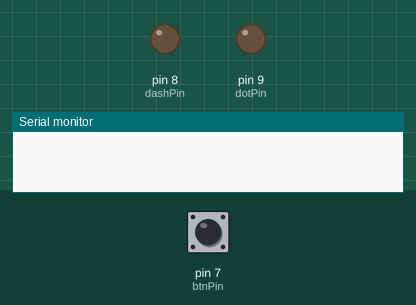
This sketch was run on a simulated Arduino Uno, built with avr-gcc and run on an emulated ATmega328P. On the bench: output pins drawn as LEDs (lit = HIGH), the last lines printed to the serial monitor. The test bench sets the inputs (shaded band); at power-on: pin 7 (btnPin) HIGH.

Above: at 1.2 s.
1.3 s: pin 7 (btnPin) pulled LOW for 0.15 s
At 1.37 s:
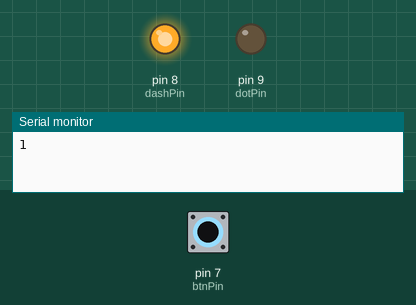
2.9 s: pin 7 (btnPin) pulled LOW for 3.2 s
At 6.4 s:
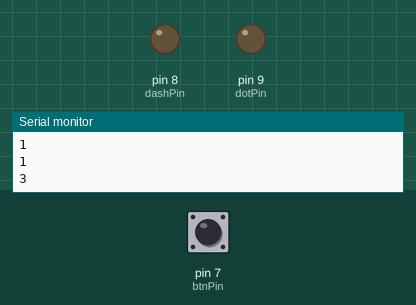
7.6 s: pin 7 (btnPin) pulsed LOW 2 times (0.12 s each, 0.3 s apart)
At 7.96 s:
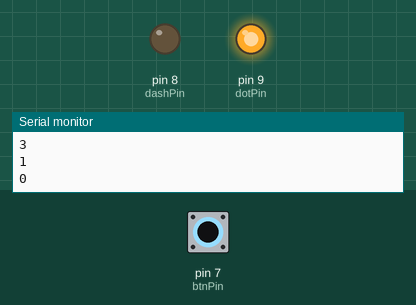
Timing chart, 0 to 10.6 s (numbered marks = the images above; inputs shaded):
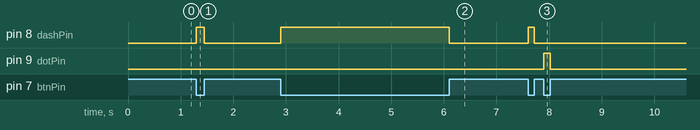

The sketch:

project1Arduino.ino
```cpp
//pin vars
int btnPin = 7; //pin to read btnState
int dashPin = 8; //pin to light on dash
int dotPin = 9; //pin to light on dot

//vars to check if button state changes
int btnVal = 0;
int lastBtnVal = 0;

//timer vars
unsigned long startMillis;
unsigned long currentMillis;
int timeDiff;

//signal vars
const unsigned long period = 500; //period agreed upon by sender and recievers
int pause = 0;
int signalToSend = 0;

void setup() {
    pinMode(btnPin, INPUT);
    pinMode(dashPin, OUTPUT);
    pinMode(dotPin, OUTPUT);
    Serial.begin(9600);
    //start timer
    startMillis = millis();
}

//Return 0 for short signal, 1 for medium and 2 for long
int calcPause(int mlsec) {
    if(mlsec <= period) {
        return 0;
    } else if(mlsec <= 3 * period)  {
        return 1;
    } else {
        return 2;
    }
}

int calcSignal(int lastVal, int pause) {
    //short pause
    if(lastVal == 0 && pause == 0) {
        return 4;
    //medium pause
    } else if(lastVal == 0 && pause == 1){
        return 2;
    //long pause
    } else if(lastVal == 0 && pause == 2){
        return 3;
    //short push(dot)
    } else if(lastVal == 1 && pause == 0){
        digitalWrite(dotPin, HIGH);
        return 0;
    //medium push(dash)
    } else if(lastVal == 1 && (pause == 1 || pause == 2 )){
        digitalWrite(dashPin, HIGH);
        return 1;
    }
}

//check for btn debounce
boolean debounceCheck(int mlsec) {
    if(mlsec < 50) {
        return true;
    }
    return false;
}

void loop() {
    btnVal = digitalRead(btnPin);
    if(btnVal == lastBtnVal){
        currentMillis = millis();
        timeDiff = currentMillis - startMillis;
        if(timeDiff > 7000){
            //reset LEDs
            digitalWrite(dashPin, LOW);
            digitalWrite(dotPin, LOW);
        }
        return;
    } else {
        currentMillis = millis();
        //Serial.println(btnVal);
        //Serial.println(startMillis);
        timeDiff = currentMillis - startMillis;
        if(debounceCheck(timeDiff)) {
            return;
        }
        //reset LEDs
        digitalWrite(dashPin, LOW);
        digitalWrite(dotPin, LOW);
        //find long short or medium pause
        pause =  calcPause(timeDiff);
        //calculate signal
        signalToSend = calcSignal(lastBtnVal, pause);
        //reset timer
        startMillis = millis();
        lastBtnVal = btnVal;
        //do not send signal on short pause
        if(signalToSend != 4){
            Serial.println(signalToSend);
        }
    }
}
```

Measured:
- after the input at 1.3 s, pin 8 (dashPin): LOW → HIGH at once, → LOW 0.15 s later
- after the input at 2.9 s, pin 8 (dashPin): LOW → HIGH at once, → LOW 3.2 s later
- after the input at 7.6 s, pin 8 (dashPin): LOW → HIGH at once, → LOW 0.12 s later; pin 9 (dotPin): LOW → HIGH after 0.30 s, → LOW 0.12 s later
